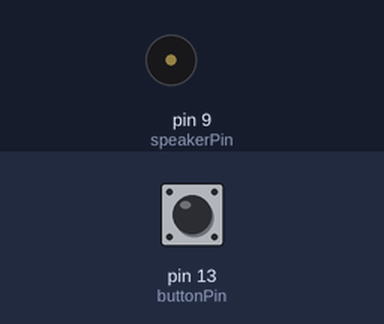
The sketch below on a simulated Arduino Uno, built with avr-gcc and run on an emulated ATmega328P. Parts: buzzer (waves = sounding). The test bench sets the inputs (shaded band); at power-on: pin 13 (buttonPin) LOW.

Above: at 1.2 s.
1.3 s: pin 13 (buttonPin) pulled HIGH for 0.15 s
At 2.4 s:
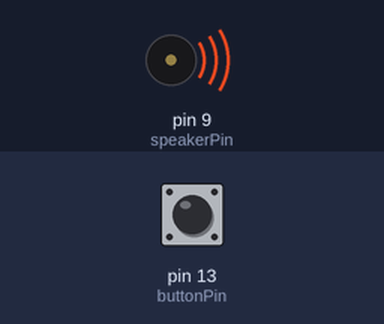
Timing chart, 0 to 10.8 s (numbered marks = the images above; inputs shaded):
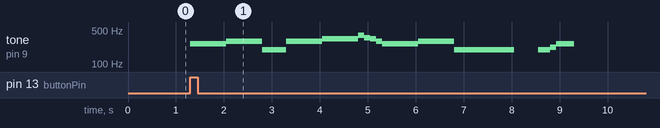

The sketch:

ButtonSoundSystem.ino
```cpp
int speakerPin = 9;  // Connect the speaker to digital pin 9
int buttonPin = 13;
int buttonState = 0;

void setup() {
  pinMode(speakerPin, OUTPUT);  // Set the speaker pin as an output
  pinMode(buttonPin, INPUT);
}

void loop() {
  // Define the frequency of the notes in Hz
  int noteC = 261;
  int noteD = 294;
  int noteE = 329;
  int noteF = 349;
  int noteG2 = 392;
  int noteG1 = 196;
  int noteA = 220;
  int noteB = 493;

  // Play the notes in the melody
  int buttonState = digitalRead(buttonPin);
  if (buttonState == 1) {
  tone(speakerPin, noteC, 750);
  delay(750);
  tone(speakerPin, noteD, 750);
  delay(750);
  tone(speakerPin, noteG1, 500);
  delay(500);
  tone(speakerPin, noteD, 750);
  delay(750);
  tone(speakerPin, noteE, 750);
  delay(750);
  tone(speakerPin, noteG2, 125);
  delay(125);
  tone(speakerPin, noteF, 125);
  delay(125);
  tone(speakerPin, noteE, 125);
  delay(125);
  tone(speakerPin, noteD, 125);
  delay(125);
  tone(speakerPin, noteC, 750);
  delay(750);
  tone(speakerPin, noteD, 750);
  delay(750);
  tone(speakerPin, noteG1, 1250);
  delay(1250);
  delay(500);
  tone(speakerPin, noteG1, 125);
  delay(125);
  tone(speakerPin, noteG1, 125);
  delay(125);
  tone(speakerPin, noteA, 125);
  delay(125);
  tone(speakerPin, noteC, 125);
  delay(125);
  tone(speakerPin, noteC, 125);
  delay(125);
  tone(speakerPin, noteC, 125);
  delay(125);
  }
}
```

Measured:
- after the input at 1.3 s, tone on pin 9 (speakerPin): plays 261 Hz for 0.75 s, 294 Hz for 0.75 s, 196 Hz for 0.50 s, 294 Hz for 0.75 s, 329 Hz for 0.75 s, 392 Hz for 0.13 s … (15 notes in this stretch), starting at once
